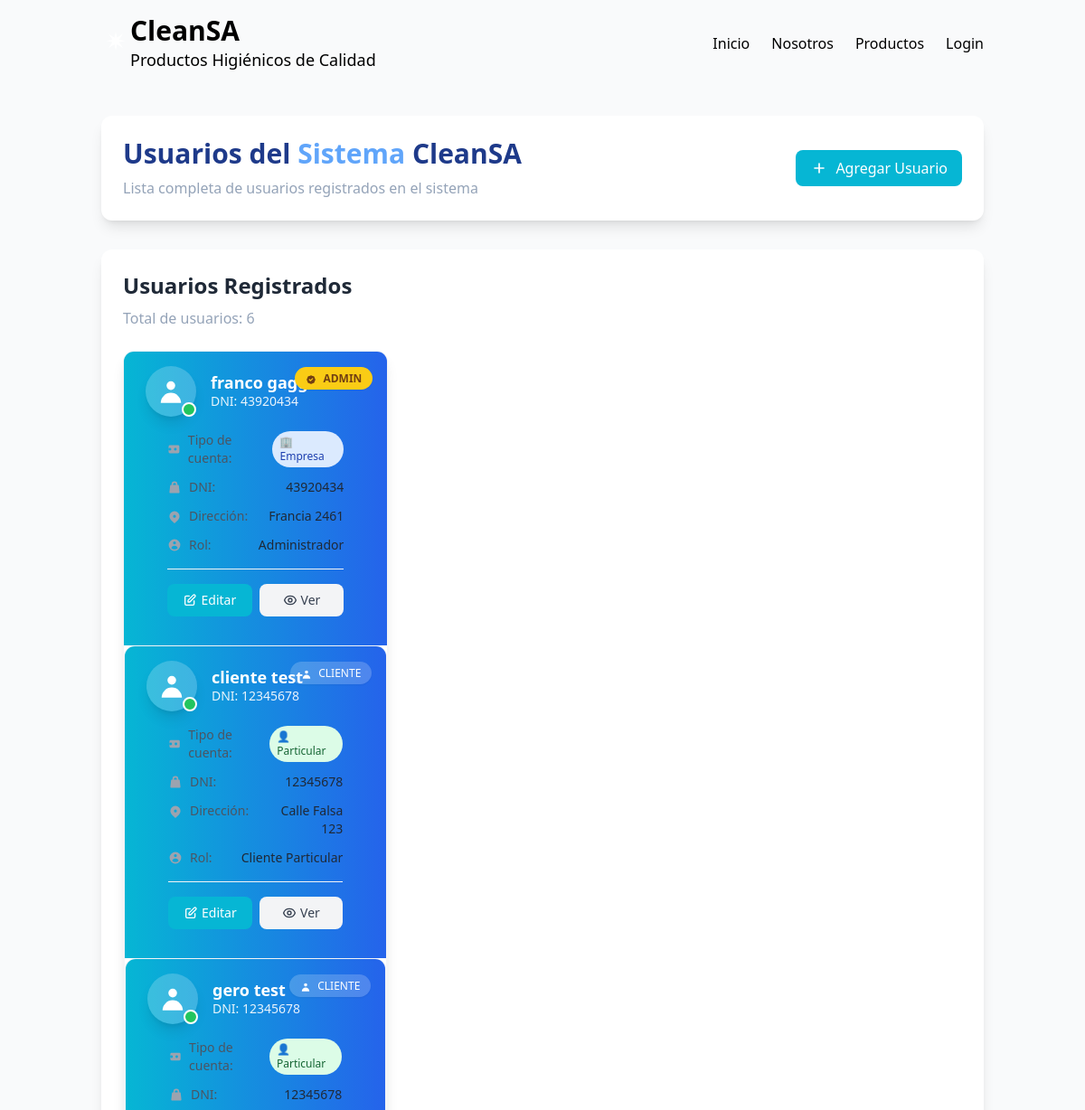
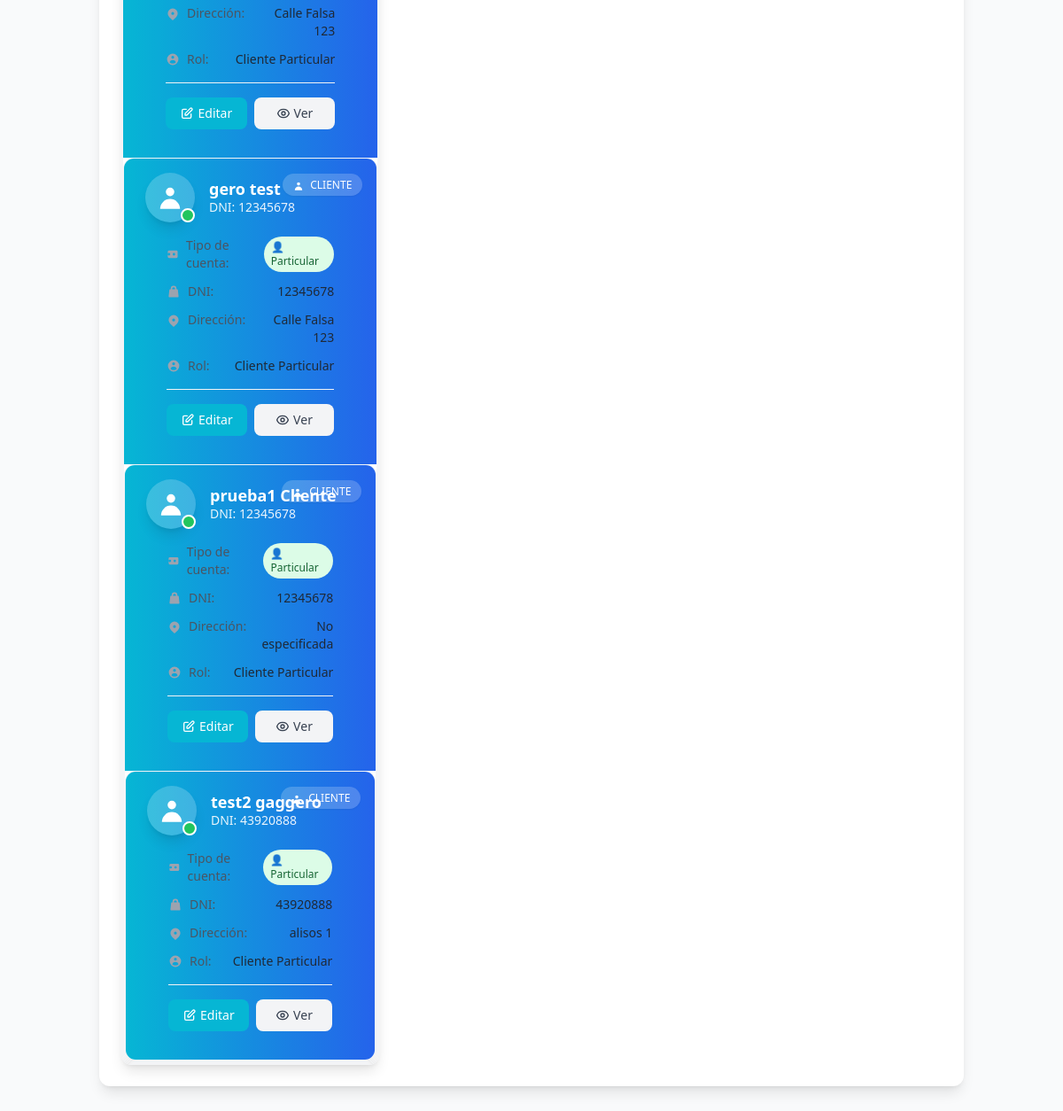
The page /admin/users/ on the database as committed earlier (2 pictures, top to bottom).
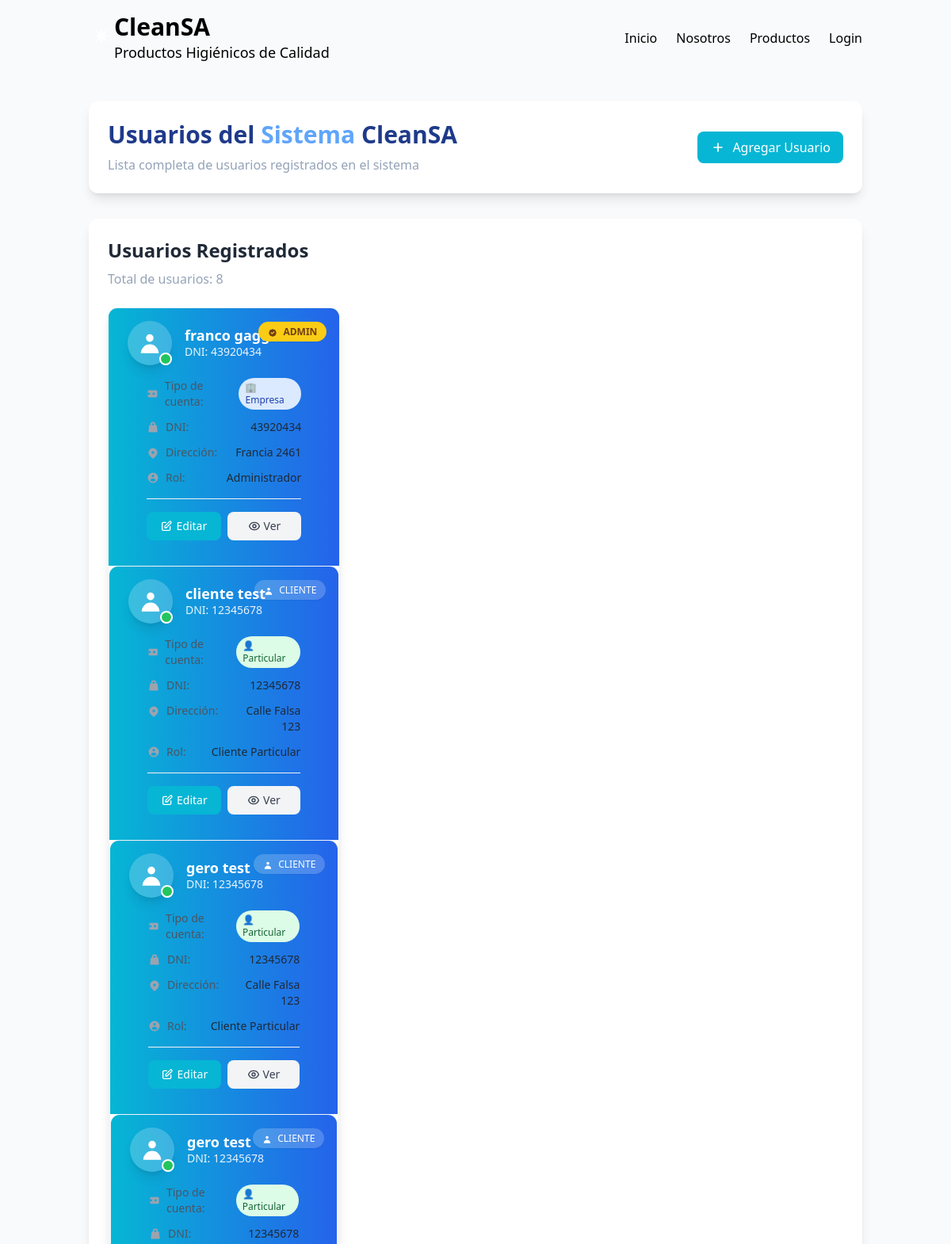
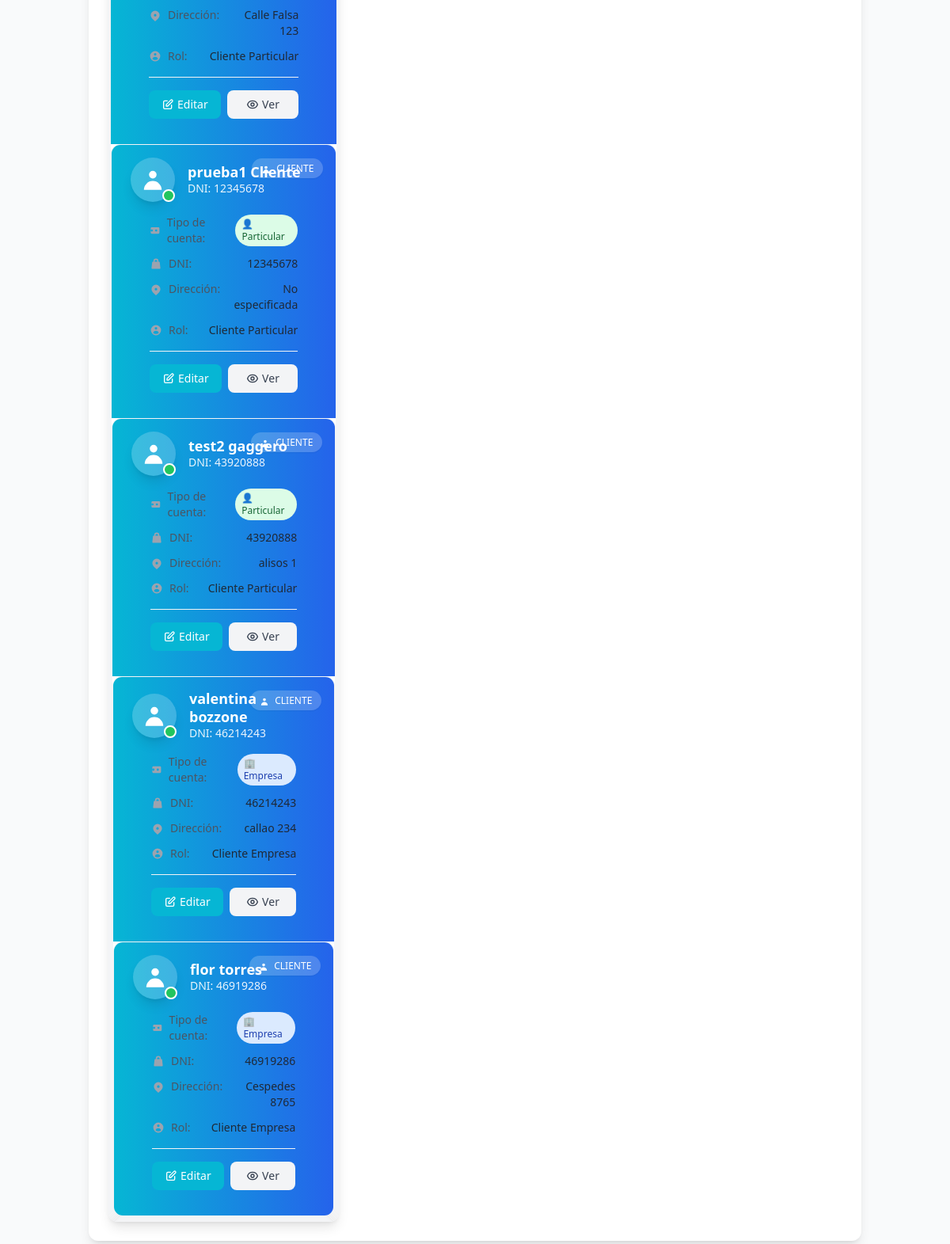
The same page on the database as committed later (2 pictures, top to bottom).
### app/models.py (models this page shows, shortened)
class Usuario (database.Model, UserMixin):
    __tablename__ = 'usuarios'
    id = database.Column(database.Integer, primary_key=True)
    nombre = database.Column(database.String(100), nullable=False)
    apellido = database.Column(database.String(100), nullable=False)
    password = database.Column(database.String(200), nullable=False)
    dni = database.Column(database.Integer, nullable=False)
    direccion = database.Column(database.String(100), nullable=False)
    fk_tipousuario = database.Column(database.Integer,database.ForeignKey('tipousuarios.id'), nullable=False)
    tipo = database.Column(database.Boolean, nullable=False)
    tipo_usuario = database.relationship('TipoUsuario', backref='usuarios')
    """"Verificación de tipo de usuario"""
    @property
    def es_admin(self):
        return self.fk_tipousuario == 1
    @property
    def es_empresa(self):
        return self.tipo == True

### app/blueprints/users.py (the view)
@users_bp.route('/')
def index():
    usuarios = Usuario.query.all()
    return render_template('usuarios.html', usuarios=usuarios)

### app/templates/usuarios.html (shortened to what this page needs)
<!DOCTYPE html>
<html lang="es">
<head>
    <script src="https://cdn.tailwindcss.com"></script>
</head>
<body class="bg-smoke-white min-h-screen">
    {% include 'components/nav.html' %}
    <main class="container mx-auto px-6 py-8">
        <div class="bg-white rounded-xl shadow-lg p-6 mb-8">
            <div class="flex flex-col md:flex-row md:items-center md:justify-between">
                <div>
                    <h1 class="text-3xl font-bold text-dark-teal mb-2">Usuarios del <span class="text-light-blue">Sistema</span> CleanSA</h1>
                    <p class="text-soft-gray">Lista completa de usuarios registrados en el sistema</p>
                </div>
                <div class="mt-4 md:mt-0">
                    <a href="{{ url_for('users.add_user') }}" class="bg-light-teal hover:bg-pro-blue text-white font-medium py-2 px-4 rounded-lg transition-colors duration-200 flex items-center">
                        <svg class="w-5 h-5 mr-2" fill="none" stroke="currentColor" viewBox="0 0 24 24">
                            <path stroke-linecap="round" stroke-linejoin="round" stroke-width="2" d="M12 6v6m0 0v6m0-6h6m-6 0H6"/>
                        </svg>
                        Agregar Usuario
                    </a>
                </div>
            </div>
        </div>
        <div class="bg-white rounded-xl shadow-lg p-6">
            <div class="mb-6">
                <h2 class="text-2xl font-bold text-gray-800 mb-2">Usuarios Registrados</h2>
                <p class="text-soft-gray">Total de usuarios: {{ usuarios|length if usuarios else 0 }}</p>
            </div>
            {% if usuarios and usuarios|length > 0 %}
                <div class="grid grid-cols-1 md:grid-cols-2 lg:grid-cols-3 gap-6">
                    {% for usuario in usuarios %}
                        {% include 'components/usuario.html' %}
                    {% endfor %}
                </div>
            {% endif %}
        </div>
    </main>
</body>
</html>

### app/templates/components/usuario.html (shortened to what the changed rows need)
<div class="w-full bg-white rounded-xl shadow-lg hover:shadow-xl transition-all duration-300 border border-gray-100 overflow-hidden group h-full flex flex-col">
    <div class="bg-gradient-to-r from-light-teal to-pro-blue px-6 py-4 relative">
        <div class="flex items-center">
            <div class="relative">
                <div class="w-14 h-14 rounded-full bg-white bg-opacity-20 border-3 border-white shadow-lg flex items-center justify-center">
                    <svg class="w-8 h-8 text-white" fill="currentColor" viewBox="0 0 20 20">
                        <path fill-rule="evenodd" d="M10 9a3 3 0 100-6 3 3 0 000 6zm-7 9a7 7 0 1114 0H3z" clip-rule="evenodd"/>
                    </svg>
                </div>
                <div class="absolute bottom-0 right-0 w-4 h-4 bg-warm-green rounded-full border-2 border-white"></div>
            </div>
            <div class="ml-4 flex-1">
                <h3 class="text-lg font-bold text-white leading-tight">{{ usuario.nombre }} {{ usuario.apellido }}</h3>
                <p class="text-white text-sm opacity-90">DNI: {{ usuario.dni }}</p>
            </div>
        </div>
        <div class="absolute top-4 right-4">
            {% if usuario.es_admin %}
                <span class="bg-yellow-400 text-yellow-900 px-3 py-1 rounded-full text-xs font-bold shadow-sm">
                    ADMIN
                </span>
            {% else %}
                <span class="bg-white bg-opacity-20 text-white px-3 py-1 rounded-full text-xs font-medium shadow-sm backdrop-blur-sm">
                    <svg class="w-3 h-3 inline mr-1" fill="currentColor" viewBox="0 0 20 20">
                        <path fill-rule="evenodd" d="M10 9a3 3 0 100-6 3 3 0 000 6zm-7 9a7 7 0 1114 0H3z" clip-rule="evenodd"/>
                    </svg>
                    CLIENTE
                </span>
            {% endif %}
    </div>
    <div class="px-6 py-4 flex-1 flex flex-col">
        <div class="space-y-3 mb-4 flex-1">
            <div class="flex items-center justify-between">
                <div class="flex items-center">
                    <svg class="w-4 h-4 text-gray-400 mr-2" fill="currentColor" viewBox="0 0 20 20">
                        <path fill-rule="evenodd" d="M4 4a2 2 0 00-2 2v8a2 2 0 002 2h12a2 2 0 002-2V6a2 2 0 00-2-2H4zm2 6a2 2 0 11-4 0 2 2 0 014 0zm8 0a2 2 0 11-4 0 2 2 0 014 0z" clip-rule="evenodd"/>
                    </svg>
                    <span class="text-sm text-gray-600">Tipo de cuenta:</span>
                </div>
                {% if usuario.es_empresa %}
                    <span class="bg-blue-100 text-blue-800 px-2 py-1 rounded-full text-xs font-medium">
                        🏢 Empresa
                    </span>
                {% else %}
                    <span class="bg-green-100 text-green-800 px-2 py-1 rounded-full text-xs font-medium">
                        👤 Particular
                    </span>
                {% endif %}
            </div>
            <div class="flex items-center justify-between">
                <div class="flex items-center">
                    <svg class="w-4 h-4 text-gray-400 mr-2" fill="currentColor" viewBox="0 0 20 20">
                        <path fill-rule="evenodd" d="M10 2a4 4 0 00-4 4v1H5a1 1 0 00-.994.89l-1 9A1 1 0 004 18h12a1 1 0 00.994-1.11l-1-9A1 1 0 0015 7h-1V6a4 4 0 00-4-4zM8 6a2 2 0 114 0v1H8V6z" clip-rule="evenodd"/>
                    </svg>
                    <span class="text-sm text-gray-600">DNI:</span>
                </div>
                <span class="text-sm font-medium text-gray-800">{{ usuario.dni }}</span>
            </div>
            <div class="flex items-start justify-between">
                <div class="flex items-center">
                    <svg class="w-4 h-4 text-gray-400 mr-2 mt-0.5" fill="currentColor" viewBox="0 0 20 20">
                        <path fill-rule="evenodd" d="M5.05 4.05a7 7 0 119.9 9.9L10 18.9l-4.95-4.95a7 7 0 010-9.9zM10 11a2 2 0 100-4 2 2 0 000 4z" clip-rule="evenodd"/>
                    </svg>
                    <span class="text-sm text-gray-600">Dirección:</span>
                </div>
                <span class="text-sm font-medium text-gray-800 text-right flex-1 ml-2">{{ usuario.direccion }}</span>
            </div>
            <div class="flex items-center justify-between">
                <div class="flex items-center">
                    <svg class="w-4 h-4 text-gray-400 mr-2" fill="currentColor" viewBox="0 0 20 20">
                        <path fill-rule="evenodd" d="M18 10a8 8 0 11-16 0 8 8 0 0116 0zm-6-3a2 2 0 11-4 0 2 2 0 014 0zm-2 4a5 5 0 00-4.546 2.916A5.986 5.986 0 0010 16a5.986 5.986 0 004.546-2.084A5 5 0 0010 11z" clip-rule="evenodd"/>
                    </svg>
                    <span class="text-sm text-gray-600">Rol:</span>
                </div>
                <span class="text-sm font-medium text-gray-800">
                    {% if usuario.es_admin %}
                        Administrador
                    {% elif usuario.es_empresa %}
                        Cliente Empresa
                    {% else %}
                        Cliente Particular
                    {% endif %}
                </span>
            </div>
        </div>
        <div class="flex gap-2 pt-4 border-t border-gray-100">
            <a href="{{ url_for('users.edit_user', user_id=usuario.id) }}" class="flex-1 bg-light-teal hover:bg-pro-blue text-white font-medium py-2 px-4 rounded-lg transition-colors duration-200 text-sm flex items-center justify-center">
                <svg class="w-4 h-4 mr-1" fill="none" stroke="currentColor" viewBox="0 0 24 24">
                    <path stroke-linecap="round" stroke-linejoin="round" stroke-width="2" d="M11 5H6a2 2 0 00-2 2v11a2 2 0 002 2h11a2 2 0 002-2v-5m-1.414-9.414a2 2 0 112.828 2.828L11.828 15H9v-2.828l8.586-8.586z"/>
                </svg>
                Editar
            </a>
            <a href="{{ url_for('users.view_user', user_id=usuario.id) }}" class="flex-1 bg-gray-100 hover:bg-gray-200 text-gray-700 font-medium py-2 px-4 rounded-lg transition-colors duration-200 text-sm flex items-center justify-center">
                Ver
            </a>
        </div>
    </div>
</div>

Rows that differ between the two databases and show on the page:
added Usuario: nombre "valentina", apellido "bozzone", dni "46214243", shows "CLIENTE", tipo "🏢 Empresa", direccion "callao 234"
added Usuario: nombre "flor", apellido "torres", dni "46919286", shows "CLIENTE", tipo "🏢 Empresa", direccion "Cespedes 8765"
Other text that changed with them:
{{ usuarios|length if usuarios else 0 }}: "6" → "8"
